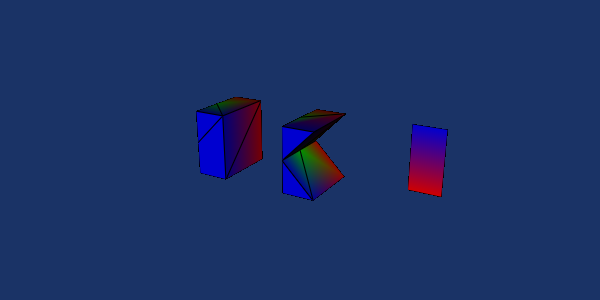

Here is the Python script that generated this plot:
#!/usr/bin/env python

# Verify that clipping filters preserve double-precision points by
# visualizing clipped unstructured grid, structured grid, and polydata
# side by side.

# Factory overrides
import vtkmodules.vtkInteractionStyle  # noqa: F401
import vtkmodules.vtkRenderingOpenGL2  # noqa: F401

from vtkmodules.vtkCommonCore import (
    vtkDoubleArray,
    vtkIdList,
    vtkPoints,
)
from vtkmodules.vtkCommonDataModel import (
    vtkPlane,
    vtkPolyData,
    vtkStructuredGrid,
    vtkUnstructuredGrid,
)
from vtkmodules.vtkFiltersGeneral import vtkClipDataSet
from vtkmodules.vtkRenderingCore import (
    vtkActor,
    vtkDataSetMapper,
    vtkRenderWindow,
    vtkRenderWindowInteractor,
    vtkRenderer,
)
from vtkmodules.util.vtkConstants import VTK_HEXAHEDRON, VTK_QUAD

# Clipping plane
plane = vtkPlane()
plane.SetOrigin(0, 0, 0)
plane.SetNormal(1, 0, 0)

# --- Unstructured grid (hexahedron) ---
ug_pts = vtkPoints()
ug_pts.SetDataTypeToDouble()
ug_pts.InsertNextPoint(-1.0, -1.0, -1.0)
ug_pts.InsertNextPoint(1.0, -1.0, -1.0)
ug_pts.InsertNextPoint(1.0, 1.0, -1.0)
ug_pts.InsertNextPoint(-1.0, 1.0, -1.0)
ug_pts.InsertNextPoint(-1.0, -1.0, 1.0)
ug_pts.InsertNextPoint(1.0, -1.0, 1.0)
ug_pts.InsertNextPoint(1.0, 1.0, 1.0)
ug_pts.InsertNextPoint(-1.0, 1.0, 1.0)

ug = vtkUnstructuredGrid()
ug.SetPoints(ug_pts)
ug.Allocate(1, 1)
ug_ids = vtkIdList()
for i in range(8):
    ug_ids.InsertId(i, i)
ug.InsertNextCell(VTK_HEXAHEDRON, ug_ids)

ug_scalar = vtkDoubleArray()
ug_scalar.SetName("scalar")
ug_scalar.SetNumberOfTuples(8)
for i in range(4):
    ug_scalar.SetValue(i, 0.0)
for i in range(4, 8):
    ug_scalar.SetValue(i, 1.0)
ug.GetPointData().SetScalars(ug_scalar)

ug_clip = vtkClipDataSet()
ug_clip.SetInputData(ug)
ug_clip.SetClipFunction(plane)
ug_clip.SetValue(0)

ug_mapper = vtkDataSetMapper()
ug_mapper.SetInputConnection(ug_clip.GetOutputPort())

ug_actor = vtkActor()
ug_actor.SetMapper(ug_mapper)
ug_actor.GetProperty().EdgeVisibilityOn()
ug_actor.GetProperty().SetEdgeColor(0, 0, 0)

# --- Structured grid ---
sg_pts = vtkPoints()
sg_pts.SetDataTypeToDouble()
sg_pts.InsertNextPoint(-1.0, -1.0, -1.0)
sg_pts.InsertNextPoint(1.0, -1.0, -1.0)
sg_pts.InsertNextPoint(1.0, 1.0, -1.0)
sg_pts.InsertNextPoint(-1.0, 1.0, -1.0)
sg_pts.InsertNextPoint(-1.0, -1.0, 1.0)
sg_pts.InsertNextPoint(1.0, -1.0, 1.0)
sg_pts.InsertNextPoint(1.0, 1.0, 1.0)
sg_pts.InsertNextPoint(-1.0, 1.0, 1.0)

sg = vtkStructuredGrid()
sg.SetDimensions(2, 2, 2)
sg.SetPoints(sg_pts)

sg_scalar = vtkDoubleArray()
sg_scalar.SetName("scalar")
sg_scalar.SetNumberOfTuples(8)
for i in range(4):
    sg_scalar.SetValue(i, 0.0)
for i in range(4, 8):
    sg_scalar.SetValue(i, 1.0)
sg.GetPointData().SetScalars(sg_scalar)

sg_clip = vtkClipDataSet()
sg_clip.SetInputData(sg)
sg_clip.SetClipFunction(plane)
sg_clip.SetValue(0)

sg_mapper = vtkDataSetMapper()
sg_mapper.SetInputConnection(sg_clip.GetOutputPort())

sg_actor = vtkActor()
sg_actor.SetMapper(sg_mapper)
sg_actor.AddPosition(3, 0, 0)
sg_actor.GetProperty().EdgeVisibilityOn()
sg_actor.GetProperty().SetEdgeColor(0, 0, 0)

# --- PolyData (quad) ---
pd_pts = vtkPoints()
pd_pts.SetDataTypeToDouble()
pd_pts.InsertNextPoint(-1.0, -1.0, -1.0)
pd_pts.InsertNextPoint(1.0, -1.0, -1.0)
pd_pts.InsertNextPoint(1.0, 1.0, -1.0)
pd_pts.InsertNextPoint(-1.0, 1.0, -1.0)

pd = vtkPolyData()
pd.SetPoints(pd_pts)
pd.Allocate(1, 1)
pd_ids = vtkIdList()
for i in range(4):
    pd_ids.InsertId(i, i)
pd.InsertNextCell(VTK_QUAD, pd_ids)

pd_scalar = vtkDoubleArray()
pd_scalar.SetName("scalar")
pd_scalar.SetNumberOfTuples(4)
pd_scalar.SetValue(0, 0.0)
pd_scalar.SetValue(1, 0.0)
pd_scalar.SetValue(2, 1.0)
pd_scalar.SetValue(3, 1.0)
pd.GetPointData().SetScalars(pd_scalar)

pd_clip = vtkClipDataSet()
pd_clip.SetInputData(pd)
pd_clip.SetClipFunction(plane)
pd_clip.SetValue(0)

pd_mapper = vtkDataSetMapper()
pd_mapper.SetInputConnection(pd_clip.GetOutputPort())

pd_actor = vtkActor()
pd_actor.SetMapper(pd_mapper)
pd_actor.AddPosition(6, 0, 0)
pd_actor.GetProperty().EdgeVisibilityOn()
pd_actor.GetProperty().SetEdgeColor(0, 0, 0)

# Renderer
renderer = vtkRenderer()
renderer.AddActor(ug_actor)
renderer.AddActor(sg_actor)
renderer.AddActor(pd_actor)
renderer.SetBackground(0.1, 0.2, 0.4)

# Window
render_window = vtkRenderWindow()
render_window.AddRenderer(renderer)
render_window.SetSize(600, 300)
render_window.SetWindowName("points precisions")

# Interactor
interactor = vtkRenderWindowInteractor()
interactor.SetRenderWindow(render_window)

# Scene
renderer.ResetCamera()
renderer.GetActiveCamera().Azimuth(30)
renderer.GetActiveCamera().Elevation(20)
renderer.ResetCameraClippingRange()

interactor.Initialize()
interactor.Start()
